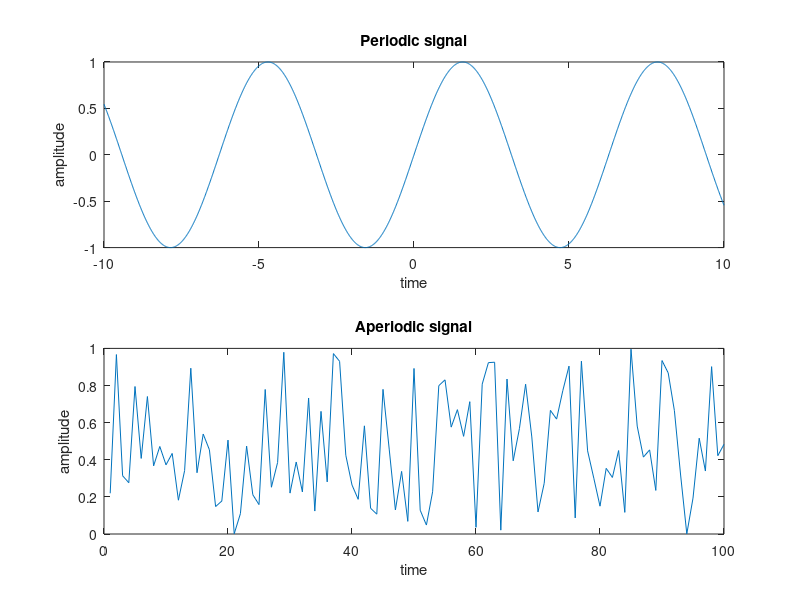

The MATLAB source for this figure:
clc;
close all;
clear all;

% Periodic signal
t= -10:0.01:10;
%w=2*pi*f = 1
t= -10:0.01:10;
y=sin(t);
subplot(2,1,1);
plot(t,y);
xlabel('time')
ylabel('amplitude')
title('Periodic signal')

%Aperiodic signal
x=rand(1,100);
subplot(2,1,2);
plot(x);
xlabel('time')
ylabel('amplitude')
title('Aperiodic signal')